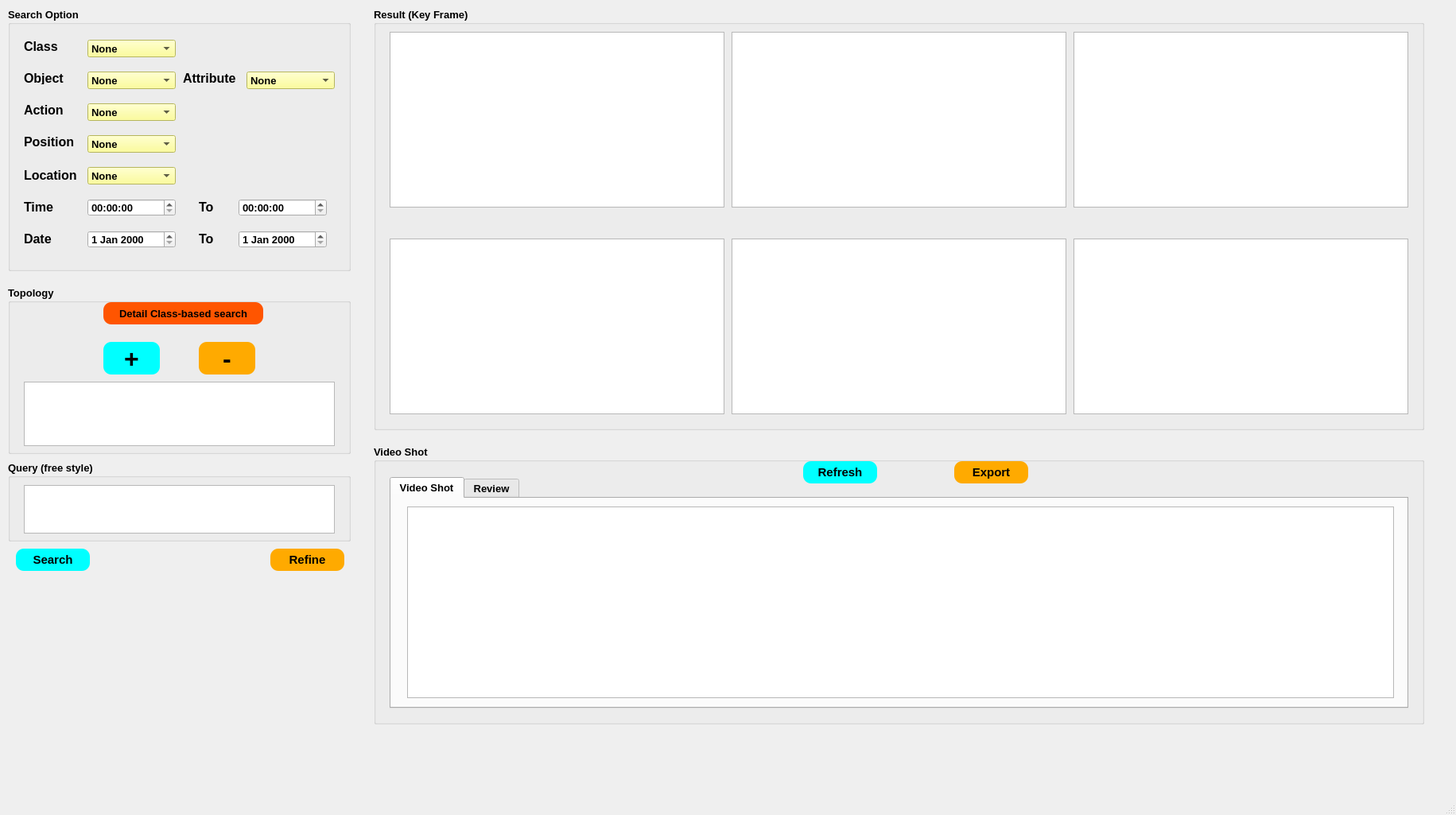
<?xml version="1.0" encoding="UTF-8"?>
<ui version="4.0">
 <class>MainWindow</class>
 <widget class="QMainWindow" name="MainWindow">
  <property name="geometry">
   <rect>
    <x>0</x>
    <y>0</y>
    <width>1831</width>
    <height>1025</height>
   </rect>
  </property>
  <property name="font">
   <font>
    <pointsize>10</pointsize>
   </font>
  </property>
  <property name="windowTitle">
   <string>MM-Traffic-Event-Tracking</string>
  </property>
  <property name="styleSheet">
   <string notr="true"/>
  </property>
  <widget class="QWidget" name="centralwidget">
   <widget class="QGroupBox" name="groupBox">
    <property name="geometry">
     <rect>
      <x>10</x>
      <y>10</y>
      <width>431</width>
      <height>331</height>
     </rect>
    </property>
    <property name="font">
     <font>
      <pointsize>10</pointsize>
      <weight>75</weight>
      <bold>true</bold>
     </font>
    </property>
    <property name="title">
     <string>Search Option</string>
    </property>
    <widget class="QLabel" name="label_2">
     <property name="geometry">
      <rect>
       <x>20</x>
       <y>80</y>
       <width>55</width>
       <height>16</height>
      </rect>
     </property>
     <property name="font">
      <font>
       <pointsize>12</pointsize>
       <weight>75</weight>
       <bold>true</bold>
      </font>
     </property>
     <property name="text">
      <string>Object</string>
     </property>
    </widget>
    <widget class="QLabel" name="label_3">
     <property name="geometry">
      <rect>
       <x>20</x>
       <y>120</y>
       <width>55</width>
       <height>16</height>
      </rect>
     </property>
     <property name="font">
      <font>
       <pointsize>12</pointsize>
       <weight>75</weight>
       <bold>true</bold>
      </font>
     </property>
     <property name="text">
      <string>Action</string>
     </property>
    </widget>
    <widget class="QLabel" name="label">
     <property name="geometry">
      <rect>
       <x>20</x>
       <y>40</y>
       <width>55</width>
       <height>16</height>
      </rect>
     </property>
     <property name="font">
      <font>
       <pointsize>12</pointsize>
       <weight>75</weight>
       <bold>true</bold>
      </font>
     </property>
     <property name="styleSheet">
      <string notr="true">border-color: rgb(0, 0, 0);</string>
     </property>
     <property name="text">
      <string>Class</string>
     </property>
    </widget>
    <widget class="QComboBox" name="comboBox">
     <property name="geometry">
      <rect>
       <x>100</x>
       <y>40</y>
       <width>111</width>
       <height>22</height>
      </rect>
     </property>
     <property name="font">
      <font>
       <pointsize>10</pointsize>
       <weight>75</weight>
       <bold>true</bold>
      </font>
     </property>
     <property name="styleSheet">
      <string notr="true">background-color: rgb(255, 255, 127);
border-color: rgb(0, 0, 0);</string>
     </property>
     <item>
      <property name="text">
       <string>None</string>
      </property>
     </item>
     <item>
      <property name="text">
       <string>crash</string>
      </property>
     </item>
     <item>
      <property name="text">
       <string>animals</string>
      </property>
     </item>
     <item>
      <property name="text">
       <string>collapse</string>
      </property>
     </item>
     <item>
      <property name="text">
       <string>fire</string>
      </property>
     </item>
     <item>
      <property name="text">
       <string>flooding</string>
      </property>
     </item>
     <item>
      <property name="text">
       <string>landslide</string>
      </property>
     </item>
     <item>
      <property name="text">
       <string>snow</string>
      </property>
     </item>
     <item>
      <property name="text">
       <string>treefall</string>
      </property>
     </item>
    </widget>
    <widget class="QComboBox" name="comboBox_2">
     <property name="geometry">
      <rect>
       <x>100</x>
       <y>80</y>
       <width>111</width>
       <height>22</height>
      </rect>
     </property>
     <property name="font">
      <font>
       <pointsize>10</pointsize>
       <weight>75</weight>
       <bold>true</bold>
      </font>
     </property>
     <property name="styleSheet">
      <string notr="true">background-color: rgb(255, 255, 127);</string>
     </property>
     <item>
      <property name="text">
       <string>None</string>
      </property>
     </item>
     <item>
      <property name="text">
       <string>car</string>
      </property>
     </item>
     <item>
      <property name="text">
       <string>person</string>
      </property>
     </item>
     <item>
      <property name="text">
       <string>bicycle</string>
      </property>
     </item>
     <item>
      <property name="text">
       <string>bus</string>
      </property>
     </item>
     <item>
      <property name="text">
       <string>train</string>
      </property>
     </item>
     <item>
      <property name="text">
       <string>truck</string>
      </property>
     </item>
     <item>
      <property name="text">
       <string>traffic light</string>
      </property>
     </item>
     <item>
      <property name="text">
       <string>fire hydrant</string>
      </property>
     </item>
     <item>
      <property name="text">
       <string>stop sign</string>
      </property>
     </item>
    </widget>
    <widget class="QComboBox" name="comboBox_3">
     <property name="geometry">
      <rect>
       <x>100</x>
       <y>120</y>
       <width>111</width>
       <height>22</height>
      </rect>
     </property>
     <property name="font">
      <font>
       <pointsize>10</pointsize>
       <weight>75</weight>
       <bold>true</bold>
      </font>
     </property>
     <property name="styleSheet">
      <string notr="true">background-color: rgb(255, 255, 127);</string>
     </property>
     <item>
      <property name="text">
       <string>None</string>
      </property>
     </item>
     <item>
      <property name="text">
       <string>Turn left </string>
      </property>
     </item>
     <item>
      <property name="text">
       <string>Turn right</string>
      </property>
     </item>
     <item>
      <property name="text">
       <string>Turn around</string>
      </property>
     </item>
     <item>
      <property name="text">
       <string>Go straight</string>
      </property>
     </item>
    </widget>
    <widget class="QLabel" name="label_4">
     <property name="geometry">
      <rect>
       <x>20</x>
       <y>160</y>
       <width>71</width>
       <height>16</height>
      </rect>
     </property>
     <property name="font">
      <font>
       <pointsize>12</pointsize>
       <weight>75</weight>
       <bold>true</bold>
      </font>
     </property>
     <property name="text">
      <string>Position</string>
     </property>
    </widget>
    <widget class="QComboBox" name="comboBox_4">
     <property name="geometry">
      <rect>
       <x>100</x>
       <y>160</y>
       <width>111</width>
       <height>22</height>
      </rect>
     </property>
     <property name="font">
      <font>
       <pointsize>10</pointsize>
       <weight>75</weight>
       <bold>true</bold>
      </font>
     </property>
     <property name="styleSheet">
      <string notr="true">background-color: rgb(255, 255, 127);</string>
     </property>
     <item>
      <property name="text">
       <string>None</string>
      </property>
     </item>
     <item>
      <property name="text">
       <string>In front of</string>
      </property>
     </item>
     <item>
      <property name="text">
       <string>Behind</string>
      </property>
     </item>
     <item>
      <property name="text">
       <string>Left</string>
      </property>
     </item>
     <item>
      <property name="text">
       <string>Right</string>
      </property>
     </item>
    </widget>
    <widget class="QLabel" name="label_5">
     <property name="geometry">
      <rect>
       <x>20</x>
       <y>200</y>
       <width>71</width>
       <height>21</height>
      </rect>
     </property>
     <property name="font">
      <font>
       <pointsize>12</pointsize>
       <weight>75</weight>
       <bold>true</bold>
      </font>
     </property>
     <property name="text">
      <string>Location</string>
     </property>
    </widget>
    <widget class="QComboBox" name="comboBox_5">
     <property name="geometry">
      <rect>
       <x>100</x>
       <y>200</y>
       <width>111</width>
       <height>22</height>
      </rect>
     </property>
     <property name="font">
      <font>
       <pointsize>10</pointsize>
       <weight>75</weight>
       <bold>true</bold>
      </font>
     </property>
     <property name="styleSheet">
      <string notr="true">background-color: rgb(255, 255, 127);</string>
     </property>
     <item>
      <property name="text">
       <string>None</string>
      </property>
     </item>
     <item>
      <property name="text">
       <string>On street</string>
      </property>
     </item>
    </widget>
    <widget class="QTimeEdit" name="timeEdit">
     <property name="geometry">
      <rect>
       <x>100</x>
       <y>240</y>
       <width>111</width>
       <height>22</height>
      </rect>
     </property>
    </widget>
    <widget class="QLabel" name="label_7">
     <property name="geometry">
      <rect>
       <x>20</x>
       <y>240</y>
       <width>71</width>
       <height>21</height>
      </rect>
     </property>
     <property name="font">
      <font>
       <pointsize>12</pointsize>
       <weight>75</weight>
       <bold>true</bold>
      </font>
     </property>
     <property name="text">
      <string>Time</string>
     </property>
    </widget>
    <widget class="QLabel" name="label_8">
     <property name="geometry">
      <rect>
       <x>240</x>
       <y>240</y>
       <width>71</width>
       <height>21</height>
      </rect>
     </property>
     <property name="font">
      <font>
       <pointsize>12</pointsize>
       <weight>75</weight>
       <bold>true</bold>
      </font>
     </property>
     <property name="text">
      <string>To</string>
     </property>
    </widget>
    <widget class="QTimeEdit" name="timeEdit_2">
     <property name="geometry">
      <rect>
       <x>290</x>
       <y>240</y>
       <width>111</width>
       <height>22</height>
      </rect>
     </property>
    </widget>
    <widget class="QLabel" name="label_9">
     <property name="geometry">
      <rect>
       <x>20</x>
       <y>280</y>
       <width>71</width>
       <height>21</height>
      </rect>
     </property>
     <property name="font">
      <font>
       <pointsize>12</pointsize>
       <weight>75</weight>
       <bold>true</bold>
      </font>
     </property>
     <property name="text">
      <string>Date</string>
     </property>
    </widget>
    <widget class="QDateEdit" name="dateEdit">
     <property name="geometry">
      <rect>
       <x>100</x>
       <y>280</y>
       <width>111</width>
       <height>22</height>
      </rect>
     </property>
    </widget>
    <widget class="QLabel" name="label_10">
     <property name="geometry">
      <rect>
       <x>240</x>
       <y>280</y>
       <width>71</width>
       <height>21</height>
      </rect>
     </property>
     <property name="font">
      <font>
       <pointsize>12</pointsize>
       <weight>75</weight>
       <bold>true</bold>
      </font>
     </property>
     <property name="text">
      <string>To</string>
     </property>
    </widget>
    <widget class="QDateEdit" name="dateEdit_2">
     <property name="geometry">
      <rect>
       <x>290</x>
       <y>280</y>
       <width>111</width>
       <height>22</height>
      </rect>
     </property>
    </widget>
    <widget class="QLabel" name="label_6">
     <property name="geometry">
      <rect>
       <x>220</x>
       <y>80</y>
       <width>81</width>
       <height>16</height>
      </rect>
     </property>
     <property name="font">
      <font>
       <pointsize>12</pointsize>
       <weight>75</weight>
       <bold>true</bold>
      </font>
     </property>
     <property name="text">
      <string>Attribute</string>
     </property>
    </widget>
    <widget class="QComboBox" name="comboBox_6">
     <property name="geometry">
      <rect>
       <x>300</x>
       <y>80</y>
       <width>111</width>
       <height>22</height>
      </rect>
     </property>
     <property name="font">
      <font>
       <pointsize>10</pointsize>
       <weight>75</weight>
       <bold>true</bold>
      </font>
     </property>
     <property name="styleSheet">
      <string notr="true">background-color: rgb(255, 255, 127);</string>
     </property>
     <item>
      <property name="text">
       <string>None</string>
      </property>
     </item>
     <item>
      <property name="text">
       <string>Car</string>
      </property>
     </item>
     <item>
      <property name="text">
       <string>Human</string>
      </property>
     </item>
     <item>
      <property name="text">
       <string>Bike</string>
      </property>
     </item>
     <item>
      <property name="text">
       <string>Moto Bike</string>
      </property>
     </item>
     <item>
      <property name="text">
       <string>Animals</string>
      </property>
     </item>
    </widget>
   </widget>
   <widget class="QGroupBox" name="groupBox_2">
    <property name="geometry">
     <rect>
      <x>10</x>
      <y>360</y>
      <width>431</width>
      <height>211</height>
     </rect>
    </property>
    <property name="font">
     <font>
      <pointsize>10</pointsize>
      <weight>75</weight>
      <bold>true</bold>
     </font>
    </property>
    <property name="styleSheet">
     <string notr="true"/>
    </property>
    <property name="title">
     <string>Topology</string>
    </property>
    <widget class="QTextEdit" name="textEdit">
     <property name="geometry">
      <rect>
       <x>20</x>
       <y>120</y>
       <width>391</width>
       <height>81</height>
      </rect>
     </property>
    </widget>
    <widget class="QPushButton" name="pushButton_5">
     <property name="geometry">
      <rect>
       <x>120</x>
       <y>20</y>
       <width>201</width>
       <height>28</height>
      </rect>
     </property>
     <property name="font">
      <font>
       <pointsize>10</pointsize>
       <weight>75</weight>
       <bold>true</bold>
      </font>
     </property>
     <property name="styleSheet">
      <string notr="true">border-radius: 10px;
background-color: rgb(255, 85, 0);</string>
     </property>
     <property name="text">
      <string>Detail Class-based search</string>
     </property>
    </widget>
    <widget class="QToolButton" name="toolButton">
     <property name="geometry">
      <rect>
       <x>120</x>
       <y>70</y>
       <width>71</width>
       <height>41</height>
      </rect>
     </property>
     <property name="font">
      <font>
       <pointsize>24</pointsize>
       <weight>75</weight>
       <bold>true</bold>
      </font>
     </property>
     <property name="styleSheet">
      <string notr="true">background-color: rgb(0, 255, 255);
border-radius: 10px;
border-color: beige;
border-style: outset;</string>
     </property>
     <property name="text">
      <string>+</string>
     </property>
     <property name="toolButtonStyle">
      <enum>Qt::ToolButtonIconOnly</enum>
     </property>
    </widget>
    <widget class="QToolButton" name="toolButton_2">
     <property name="geometry">
      <rect>
       <x>240</x>
       <y>70</y>
       <width>71</width>
       <height>41</height>
      </rect>
     </property>
     <property name="font">
      <font>
       <pointsize>24</pointsize>
       <weight>75</weight>
       <bold>true</bold>
      </font>
     </property>
     <property name="styleSheet">
      <string notr="true">background-color: rgb(255, 170, 0);
border-radius: 10px;
border-color: beige;
border-style: outset;</string>
     </property>
     <property name="text">
      <string>-</string>
     </property>
    </widget>
   </widget>
   <widget class="QPushButton" name="pushButton_3">
    <property name="geometry">
     <rect>
      <x>20</x>
      <y>690</y>
      <width>93</width>
      <height>28</height>
     </rect>
    </property>
    <property name="font">
     <font>
      <pointsize>11</pointsize>
      <weight>75</weight>
      <bold>true</bold>
     </font>
    </property>
    <property name="styleSheet">
     <string notr="true">background-color: rgb(0, 255, 255);
border-radius: 10px;
border-color: beige;
border-style: outset;</string>
    </property>
    <property name="text">
     <string>Search</string>
    </property>
   </widget>
   <widget class="QPushButton" name="pushButton_4">
    <property name="geometry">
     <rect>
      <x>340</x>
      <y>690</y>
      <width>93</width>
      <height>28</height>
     </rect>
    </property>
    <property name="font">
     <font>
      <pointsize>11</pointsize>
      <weight>75</weight>
      <bold>true</bold>
     </font>
    </property>
    <property name="styleSheet">
     <string notr="true">background-color: rgb(255, 170, 0);
border-radius: 10px;
border-color: beige;
border-style: outset;</string>
    </property>
    <property name="text">
     <string>Refine</string>
    </property>
   </widget>
   <widget class="QGroupBox" name="groupBox_3">
    <property name="geometry">
     <rect>
      <x>470</x>
      <y>10</y>
      <width>1321</width>
      <height>531</height>
     </rect>
    </property>
    <property name="font">
     <font>
      <pointsize>10</pointsize>
      <weight>75</weight>
      <bold>true</bold>
     </font>
    </property>
    <property name="styleSheet">
     <string notr="true">border-color: rgb(0, 0, 0);</string>
    </property>
    <property name="title">
     <string>Result (Key Frame)</string>
    </property>
    <widget class="QGraphicsView" name="graphicsView">
     <property name="geometry">
      <rect>
       <x>20</x>
       <y>30</y>
       <width>421</width>
       <height>221</height>
      </rect>
     </property>
    </widget>
    <widget class="QGraphicsView" name="graphicsView_2">
     <property name="geometry">
      <rect>
       <x>450</x>
       <y>30</y>
       <width>421</width>
       <height>221</height>
      </rect>
     </property>
    </widget>
    <widget class="QGraphicsView" name="graphicsView_3">
     <property name="geometry">
      <rect>
       <x>880</x>
       <y>30</y>
       <width>421</width>
       <height>221</height>
      </rect>
     </property>
    </widget>
    <widget class="QGraphicsView" name="graphicsView_4">
     <property name="geometry">
      <rect>
       <x>20</x>
       <y>290</y>
       <width>421</width>
       <height>221</height>
      </rect>
     </property>
    </widget>
    <widget class="QGraphicsView" name="graphicsView_5">
     <property name="geometry">
      <rect>
       <x>450</x>
       <y>290</y>
       <width>421</width>
       <height>221</height>
      </rect>
     </property>
    </widget>
    <widget class="QGraphicsView" name="graphicsView_6">
     <property name="geometry">
      <rect>
       <x>880</x>
       <y>290</y>
       <width>421</width>
       <height>221</height>
      </rect>
     </property>
    </widget>
   </widget>
   <widget class="QGroupBox" name="groupBox_4">
    <property name="geometry">
     <rect>
      <x>10</x>
      <y>580</y>
      <width>431</width>
      <height>101</height>
     </rect>
    </property>
    <property name="font">
     <font>
      <pointsize>10</pointsize>
      <weight>75</weight>
      <bold>true</bold>
     </font>
    </property>
    <property name="title">
     <string>Query (free style)</string>
    </property>
    <widget class="QTextEdit" name="textEdit_2">
     <property name="geometry">
      <rect>
       <x>20</x>
       <y>30</y>
       <width>391</width>
       <height>61</height>
      </rect>
     </property>
    </widget>
   </widget>
   <widget class="QGroupBox" name="groupBox_5">
    <property name="geometry">
     <rect>
      <x>470</x>
      <y>560</y>
      <width>1321</width>
      <height>351</height>
     </rect>
    </property>
    <property name="font">
     <font>
      <weight>75</weight>
      <bold>true</bold>
     </font>
    </property>
    <property name="title">
     <string>Video Shot</string>
    </property>
    <widget class="QPushButton" name="pushButton">
     <property name="geometry">
      <rect>
       <x>540</x>
       <y>20</y>
       <width>93</width>
       <height>28</height>
      </rect>
     </property>
     <property name="font">
      <font>
       <pointsize>11</pointsize>
       <weight>75</weight>
       <bold>true</bold>
      </font>
     </property>
     <property name="styleSheet">
      <string notr="true">background-color: rgb(0, 255, 255);
border-radius: 10px;
border-color: beige;
border-style: outset;</string>
     </property>
     <property name="text">
      <string>Refresh</string>
     </property>
    </widget>
    <widget class="QPushButton" name="pushButton_2">
     <property name="geometry">
      <rect>
       <x>730</x>
       <y>20</y>
       <width>93</width>
       <height>28</height>
      </rect>
     </property>
     <property name="font">
      <font>
       <pointsize>11</pointsize>
       <weight>75</weight>
       <bold>true</bold>
      </font>
     </property>
     <property name="styleSheet">
      <string notr="true">background-color: rgb(255, 170, 0);
border-radius: 10px;
border-color: beige;
border-style: outset;</string>
     </property>
     <property name="text">
      <string>Export</string>
     </property>
    </widget>
    <widget class="QTabWidget" name="tabWidget">
     <property name="geometry">
      <rect>
       <x>20</x>
       <y>40</y>
       <width>1281</width>
       <height>291</height>
      </rect>
     </property>
     <property name="currentIndex">
      <number>0</number>
     </property>
     <widget class="QWidget" name="tab">
      <attribute name="title">
       <string>Video Shot</string>
      </attribute>
      <widget class="QGraphicsView" name="graphicsView_10">
       <property name="geometry">
        <rect>
         <x>20</x>
         <y>10</y>
         <width>1241</width>
         <height>241</height>
        </rect>
       </property>
      </widget>
     </widget>
     <widget class="QWidget" name="tab_2">
      <attribute name="title">
       <string>Review</string>
      </attribute>
      <widget class="QGraphicsView" name="graphicsView_11">
       <property name="geometry">
        <rect>
         <x>10</x>
         <y>10</y>
         <width>1251</width>
         <height>241</height>
        </rect>
       </property>
      </widget>
     </widget>
    </widget>
   </widget>
  </widget>
  <widget class="QMenuBar" name="menubar">
   <property name="geometry">
    <rect>
     <x>0</x>
     <y>0</y>
     <width>1831</width>
     <height>26</height>
    </rect>
   </property>
  </widget>
  <widget class="QStatusBar" name="statusbar"/>
 </widget>
 <resources/>
 <connections/>
</ui>
